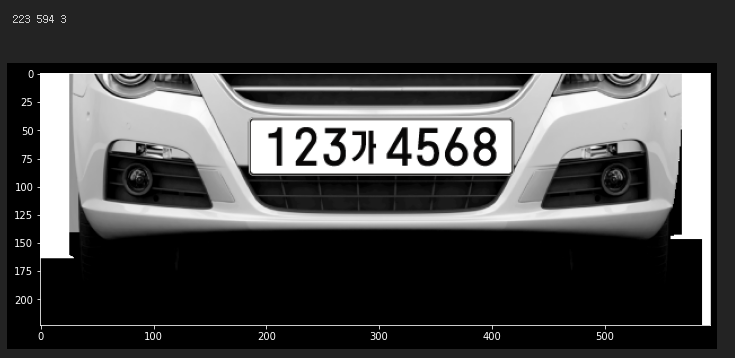
#> input picture backend/uploads/excar1.png, 735 x 358 px, found by its file name
$ python carbox1.py
#> lines starting #> are read from the running program, lines starting #| are printed output that depends on the picture; after the words box and inside, x2 and y2 are one past the last pixel; in counts of white or black regions, pixels touching at a corner belong together
import cv2
import numpy as np
import matplotlib.pyplot as plt
import pytesseract
plt.style.use('dark_background')

img_ori = cv2.imread('excar1.png')
#> img_ori is the input picture: shape (358, 735, 3); mean B, G, R 70.7, 70.7, 70.7
height, width, channel = img_ori.shape
#> height = 358; width = 735; channel = 3
plt.figure(figsize=(12, 10))
plt.imshow(img_ori,cmap='gray')
print(height, width, channel)
#| 358 735 3

gray = cv2.cvtColor(img_ori, cv2.COLOR_BGR2GRAY)
plt.figure(figsize=(12,10))
plt.imshow(gray, cmap='gray')

hsv = cv2.cvtColor(img_ori, cv2.COLOR_BGR2HSV)
#> hsv: shape (358, 735, 3); mean H, S, V 0.1, 0.3, 70.7
gray = hsv[:, :, 2]
plt.figure(figsize=(12,10))
plt.imshow(gray, cmap='gray')

img_blurred = cv2.GaussianBlur(gray, ksize=(5, 5), sigmaX=0)
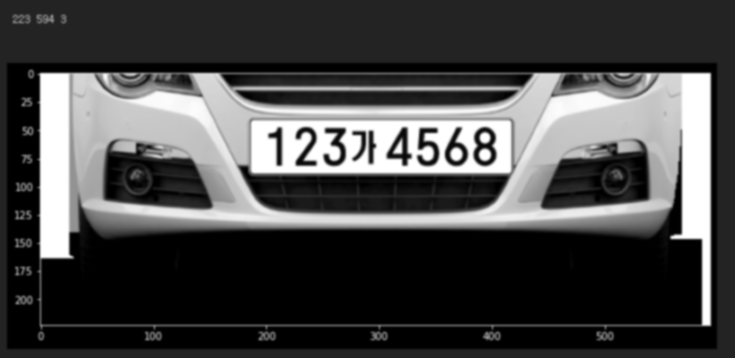
#> img_blurred: shape (358, 735); min 0, max 255, mean 70.8
img_blur_thresh = cv2.adaptiveThreshold(
    img_blurred,
    maxValue=255.0,
    adaptiveMethod=cv2.ADAPTIVE_THRESH_GAUSSIAN_C,
    thresholdType=cv2.THRESH_BINARY_INV,
    blockSize=19,
    C=9
)
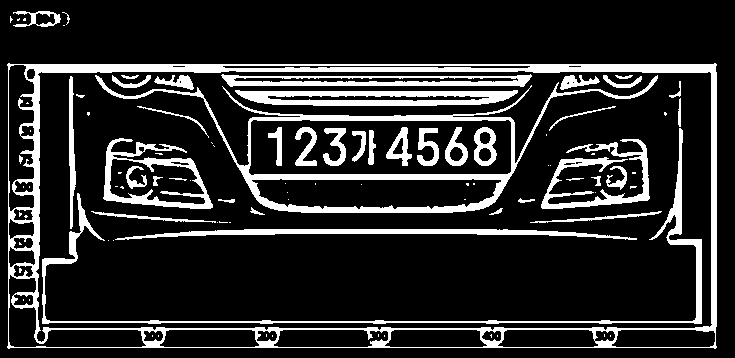
#> img_blur_thresh: shape (358, 735); 16.2% white; 97 white regions (53 under 20 px), largest, box (x1, y1, x2, y2) and area: (7, 63, 717, 349) 13191, (95, 75, 658, 213) 6750, (42, 128, 702, 324) 3705
img_thresh = cv2.adaptiveThreshold(
    gray,
    maxValue=255.0,
    adaptiveMethod=cv2.ADAPTIVE_THRESH_GAUSSIAN_C,
    thresholdType=cv2.THRESH_BINARY_INV,
    blockSize=19,
    C=9
)
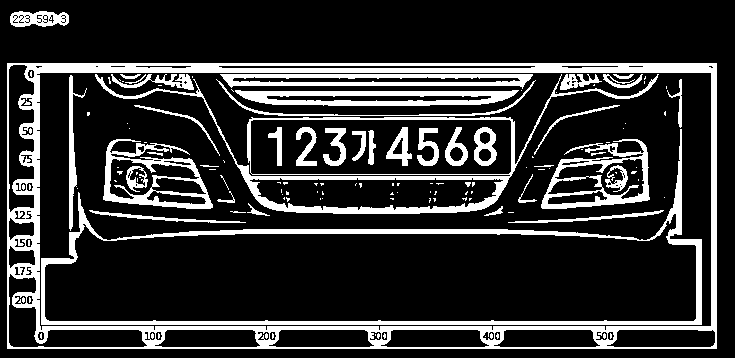
#> img_thresh: shape (358, 735); 18.8% white; 135 white regions (93 under 20 px)
plt.figure(figsize=(20,20))
plt.subplot(1,2,1)
plt.title('Threshold only')
plt.imshow(img_thresh, cmap='gray')
plt.subplot(1,2,2)
plt.title('Blur and Threshold')
plt.imshow(img_blur_thresh, cmap='gray')

contours, _ = cv2.findContours(
    img_blur_thresh,
    mode=cv2.RETR_LIST,
    method=cv2.CHAIN_APPROX_SIMPLE
)
#> contours = 138 contours, 62 with area under 20; largest, box (x1, y1, x2, y2) and area: (7, 63, 717, 349) 200350, (35, 70, 713, 343) 172646, (95, 75, 658, 213) 25699, (248, 119, 512, 176) 14120, (251, 178, 502, 210) 6268
temp_result = np.zeros((height, width, channel), dtype=np.uint8)
#> (the run stopped early here; a loop or call above may not have finished)
